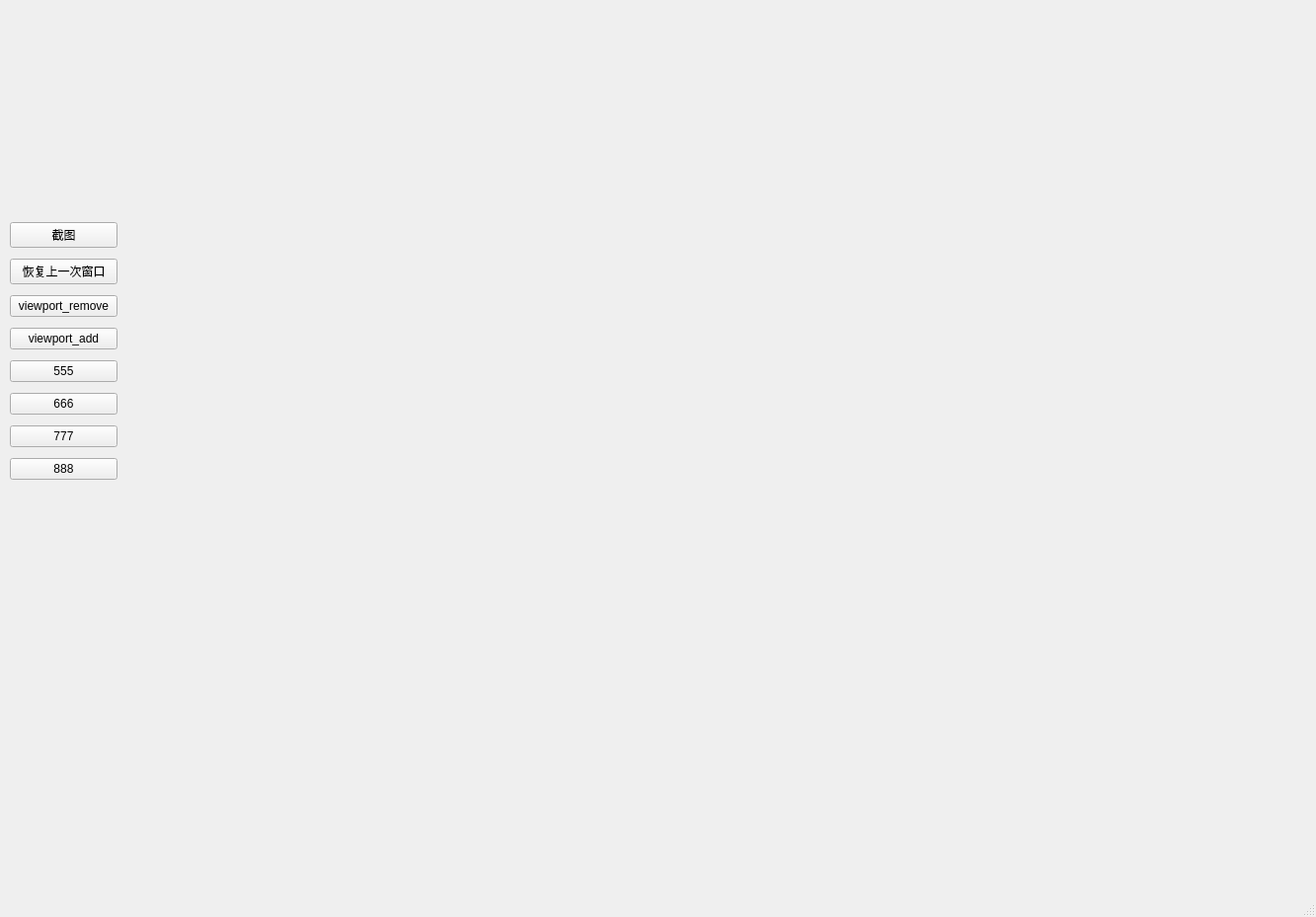
<?xml version="1.0" encoding="UTF-8"?>
<ui version="4.0">
 <class>MainWindow</class>
 <widget class="QMainWindow" name="MainWindow">
  <property name="geometry">
   <rect>
    <x>0</x>
    <y>0</y>
    <width>1333</width>
    <height>929</height>
   </rect>
  </property>
  <property name="windowTitle">
   <string>MainWindow</string>
  </property>
  <widget class="QWidget" name="centralwidget">
   <widget class="QWidget" name="renderWindow" native="true">
    <property name="geometry">
     <rect>
      <x>130</x>
      <y>30</y>
      <width>1191</width>
      <height>851</height>
     </rect>
    </property>
    <property name="cursor">
     <cursorShape>ArrowCursor</cursorShape>
    </property>
   </widget>
   <widget class="QWidget" name="layoutWidget">
    <property name="geometry">
     <rect>
      <x>10</x>
      <y>220</y>
      <width>109</width>
      <height>271</height>
     </rect>
    </property>
    <layout class="QVBoxLayout" name="verticalLayout">
     <item>
      <widget class="QPushButton" name="pushButton_1">
       <property name="text">
        <string>截图</string>
       </property>
      </widget>
     </item>
     <item>
      <widget class="QPushButton" name="pushButton_2">
       <property name="text">
        <string>恢复上一次窗口</string>
       </property>
      </widget>
     </item>
     <item>
      <widget class="QPushButton" name="pushButton_3">
       <property name="text">
        <string>viewport_remove</string>
       </property>
      </widget>
     </item>
     <item>
      <widget class="QPushButton" name="pushButton_4">
       <property name="text">
        <string>viewport_add</string>
       </property>
      </widget>
     </item>
     <item>
      <widget class="QPushButton" name="pushButton_5">
       <property name="text">
        <string>555</string>
       </property>
      </widget>
     </item>
     <item>
      <widget class="QPushButton" name="pushButton_6">
       <property name="text">
        <string>666</string>
       </property>
      </widget>
     </item>
     <item>
      <widget class="QPushButton" name="pushButton_7">
       <property name="text">
        <string>777</string>
       </property>
      </widget>
     </item>
     <item>
      <widget class="QPushButton" name="pushButton_8">
       <property name="text">
        <string>888</string>
       </property>
      </widget>
     </item>
    </layout>
   </widget>
  </widget>
  <widget class="QMenuBar" name="menubar">
   <property name="geometry">
    <rect>
     <x>0</x>
     <y>0</y>
     <width>1333</width>
     <height>22</height>
    </rect>
   </property>
  </widget>
  <widget class="QStatusBar" name="statusbar"/>
 </widget>
 <resources/>
 <connections/>
</ui>
